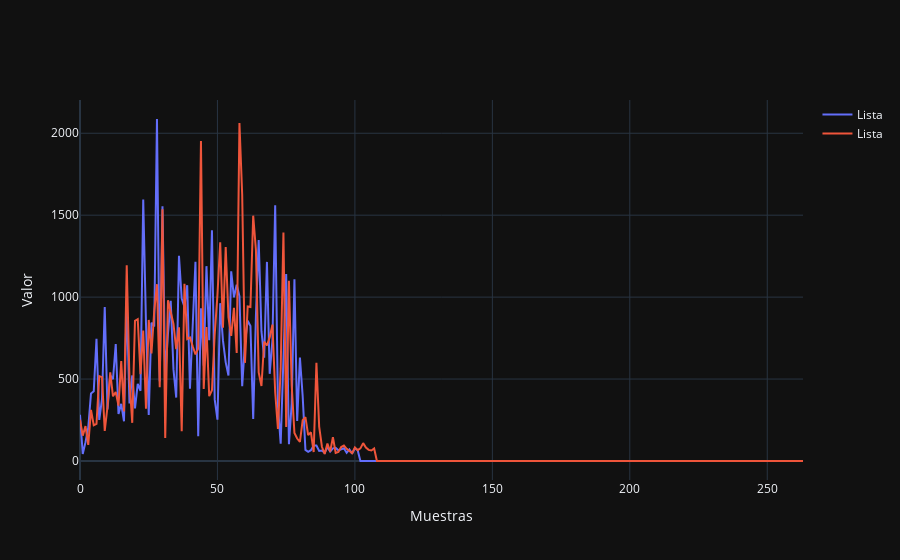

Source (notebook cell):
### Code cell
graficar_listas(matriz_medio_V8[6],matriz_medio_V7[6])

### Figure 1 — Plotly figure (JSON) as saved in the notebook; plotly's stock layout.template omitted (floating-point values rounded to 4 significant figures; data arrays with more than 128 entries replaced by an {"elided": "..."} marker saying what was removed)
{"data": [{"mode": "lines", "name": "Lista", "type": "scatter", "x": {"elided": "198 int values"}, "y": {"elided": "198 int values"}}, {"mode": "lines", "name": "Lista", "type": "scatter", "x": {"elided": "264 int values"}, "y": {"elided": "264 int values"}}], "layout": {"title": {"text": ""}, "xaxis": {"title": {"text": "Muestras"}}, "yaxis": {"title": {"text": "Valor"}}}}
